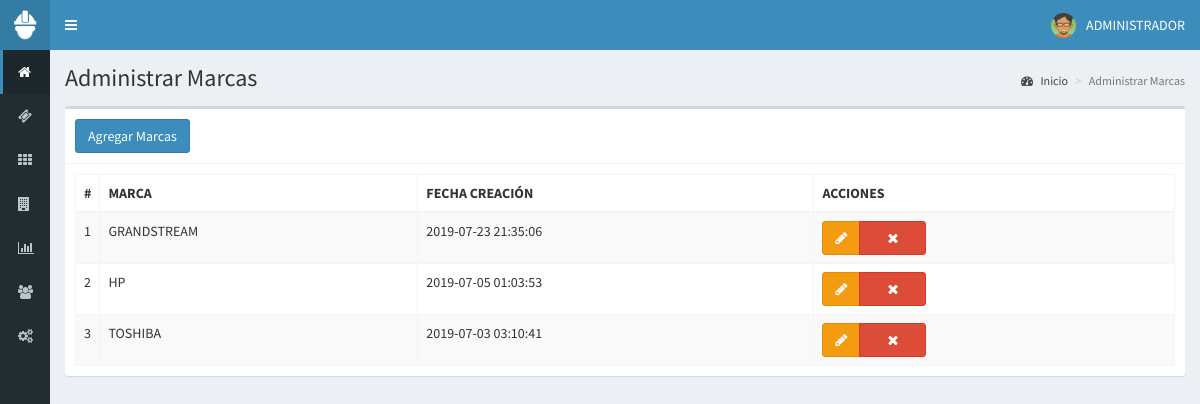
The app's page /marcas (signed in) with its own data.
### tables this page shows
CREATE TABLE `marca` (
  `id` int(11) NOT NULL,
  `nombre` varchar(100) NOT NULL,
  `fecha_creacion` timestamp NOT NULL DEFAULT current_timestamp() ON UPDATE current_timestamp()
);

### controladores/plantilla.controlador.php (called while the page is built)
<?php
class ControladorPlantilla{
static public function ctrPlantilla(){
include "vistas/plantilla.php";
}
}

### index.php (called while the page is built, shortened)
<?php
require_once "controladores/plantilla.controlador.php";
require_once "controladores/usuarios.controlador.php";
require_once "controladores/marcas.controlador.php";
require_once "controladores/tipos-equipos.controlador.php";
require_once "modelos/marcas.modelo.php";
$plantilla = new ControladorPlantilla();
$plantilla->ctrPlantilla();

### controladores/marcas.controlador.php (called while the page is built, shortened)
<?php
class ControladorMarcas{
	static public function ctrMostrarMarcas($item, $valor){
	$tabla = "marca";
	$respuesta = ModeloMarcas::mdlMostrarMarcas($tabla, $item, $valor);
	return $respuesta;
}
}

### modelos/conexion.php (called while the page is built)
<?php
class Conexion{
	static public function conectar(){
		$link = new PDO("mysql:host=localhost;dbname=sic",
			            "root",
			            "");
		$link->exec("set names utf8");
		return $link;
	}
}

### modelos/marcas.modelo.php (called while the page is built, shortened)
<?php
require_once "conexion.php";
class ModeloMarcas{
	static public function mdlMostrarMarcas($tabla, $item, $valor){
		if($item != null){
			$stmt = Conexion::conectar()->prepare("SELECT * from $tabla WHERE  $item = :valor1");
			$stmt -> bindParam(":valor1", $valor, PDO::PARAM_STR);
			$stmt -> execute();
			return $stmt -> fetch();
		}else{
			$stmt = Conexion::conectar()->prepare("SELECT * from $tabla order by 2 asc");
			$stmt -> execute();
			return $stmt -> fetchAll();
		}
	}
}

### vistas/modulos/marcas.php (the view, shortened to what this page needs)
<div class="content-wrapper">
    <section class="content-header">
      <h1>
      Administrar Marcas
      </h1>
      <ol class="breadcrumb">
        <li><a href="inicio"><i class="fa fa-dashboard"></i> Inicio</a></li>
        <li class="active">Administrar Marcas</li>
      </ol>
    </section>
    <section class="content">
      <div class="box">
        <div class="box-header with-border">
          <button class="btn btn-primary" data-toggle="modal" data-target="#modalAgregarMarca">
            Agregar Marcas
          </button>
        </div>
        <div class="box-body">
          <table class="table table-bordered table-striped dt-responsive tablas " width="100%">
            <thead>
              <tr>
                    <th style="width:10px">#</th>
                    <th>MARCA</th>
                    <th>FECHA CREACIÓN</th>
                    <th>ACCIONES</th>
              </tr>
            </thead>
            <body>
         <?php
            $item = null;
            $valor = null;
            $marcas = ControladorMarcas::ctrMostrarMarcas($item, $valor);
          foreach ($marcas as $key => $value){
           echo '
              <tr>
                    <td>'.($key+1).'</td>
                    <td  class="text-uppercase">'.$value["nombre"].'</td>
                    <td>'.$value["fecha_creacion"].'</td>
                    <td>
                      <div class="btn-group">
                        <button class="btn btn-warning  btnEditarMarca" idMarca="'.$value["id"].'" data-toggle="modal" data-target="#modalEditarMarca"><i class="fa fa-pencil"></i></button>
                        <button class="btn btn-danger btnEliminarMarca" idMarca="'.$value["id"].'"><i class="fa fa-times"></i></button>
                      </div>
                    </td>
              </tr>';
          }
               ?>
            </body>
          </table>
        </div>
      </div>
    </section>
  </div>

### records on screen
marca: nombre "GRANDSTREAM", fecha_creacion "2019-07-23 21:35:06"
marca: nombre "HP", fecha_creacion "2019-07-05 01:03:53"
marca: nombre "TOSHIBA", fecha_creacion "2019-07-03 03:10:41"

### other values on screen
$_SESSION["nombre"] "ADMINISTRADOR"
